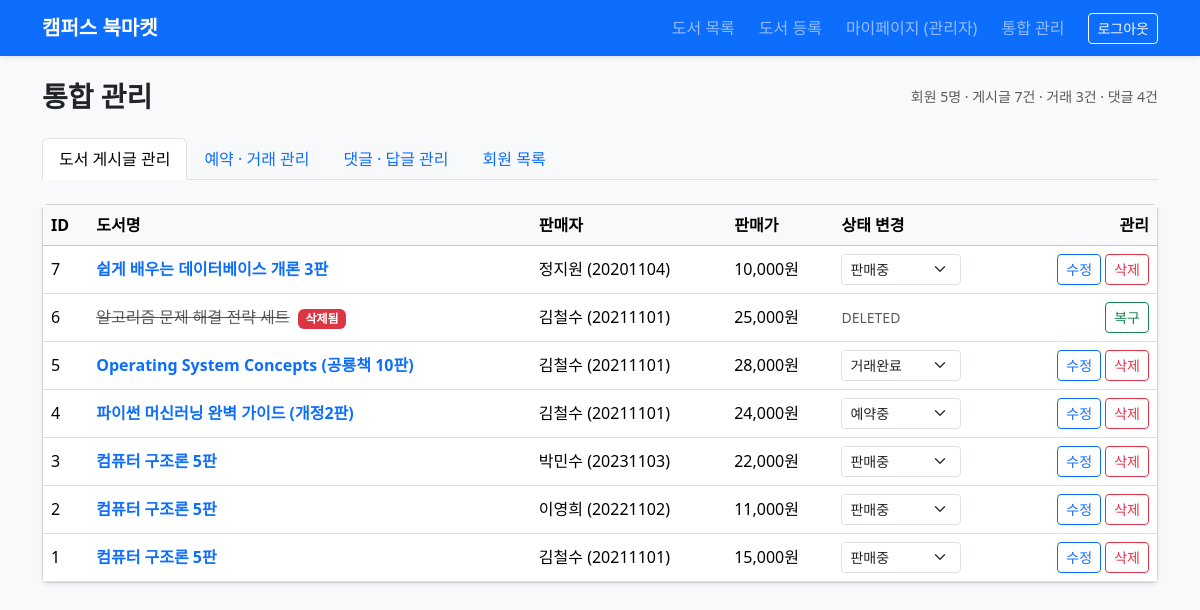
Screenshot of /admin (signed in) with the database file from the repository.
### tables this page shows
CREATE TABLE users (
    id INTEGER PRIMARY KEY AUTOINCREMENT,
    student_id TEXT NOT NULL UNIQUE,
    name TEXT NOT NULL,
    department TEXT NOT NULL DEFAULT '소프트웨어학과',
    phone TEXT NOT NULL DEFAULT '',
    password_hash TEXT NOT NULL,
    trust_score REAL NOT NULL DEFAULT 50.0,
    is_admin INTEGER NOT NULL DEFAULT 0,
    created_at TIMESTAMP DEFAULT CURRENT_TIMESTAMP
);

CREATE TABLE books (
    id INTEGER PRIMARY KEY AUTOINCREMENT,
    seller_id INTEGER NOT NULL,
    title TEXT NOT NULL,
    author TEXT NOT NULL,
    publisher TEXT NOT NULL,
    original_price INTEGER,
    selling_price INTEGER NOT NULL,
    condition_grade TEXT NOT NULL,
    ai_evaluated_result TEXT DEFAULT '',
    description TEXT NOT NULL,
    image_filename TEXT NOT NULL DEFAULT 'default_book.png',
    status TEXT NOT NULL DEFAULT 'AVAILABLE',
    created_at TIMESTAMP DEFAULT CURRENT_TIMESTAMP,
    FOREIGN KEY (seller_id) REFERENCES users(id) ON DELETE CASCADE
);

### app.py (the view)
@app.route('/admin')
def admin_dashboard():
    if not is_admin_user():
        flash('접근 권한이 없습니다.', 'danger')
        return redirect(url_for('index'))
    db = get_db()
    cursor = db.cursor()
    cursor.execute("SELECT * FROM users ORDER BY id ASC")
    all_users = cursor.fetchall()
    cursor.execute(
        """SELECT b.*, u.name AS seller_name, u.student_id AS seller_student_id
           FROM books b
           JOIN users u ON b.seller_id = u.id
           ORDER BY b.id DESC"""
    )
    all_books = cursor.fetchall()
    cursor.execute(
        """SELECT t.*, b.title AS book_title,
                  buyer.name AS buyer_name, buyer.student_id AS buyer_student_id,
                  seller.name AS seller_name, seller.student_id AS seller_student_id,
                  r.id AS review_id
           FROM trades t
           JOIN books b ON t.book_id = b.id
           JOIN users buyer ON t.buyer_id = buyer.id
           JOIN users seller ON t.seller_id = seller.id
           LEFT JOIN reviews r ON t.id = r.trade_id
           ORDER BY t.id DESC"""
    )
    all_trades = cursor.fetchall()
    cursor.execute(
        """SELECT c.*, u.name AS author_name, u.student_id AS author_student_id, b.title AS book_title
           FROM comments c
           JOIN users u ON c.user_id = u.id
           JOIN books b ON c.book_id = b.id
           ORDER BY c.id DESC"""
    )
    all_comments = cursor.fetchall()
    return render_template(
        'admin.html',
        users=all_users,
        books=all_books,
        trades=all_trades,
        comments=all_comments
    )

### app.py (called while the page is built)
def is_admin_user():
    return bool(g.user and g.user['is_admin'] == 1)

def get_db():
    if 'db' not in g:
        g.db = sqlite3.connect(app.config['DATABASE'])
        g.db.row_factory = sqlite3.Row
    return g.db

@app.before_request
def load_logged_in_user():
    user_id = session.get('user_id')
    if user_id is None:
        g.user = None
    else:
        cursor = get_db().cursor()
        cursor.execute(
            "SELECT id, student_id, name, department, phone, trust_score, is_admin FROM users WHERE id = ?",
            (user_id,)
        )
        g.user = cursor.fetchone()

### templates/admin.html (shortened to what this page needs)
{% extends 'base.html' %}
{% block content %}
<div class="d-flex justify-content-between align-items-center mb-4">
    <h3 class="fw-bold mb-0">통합 관리</h3>
    <div class="text-muted small">
        회원 {{ users|length }}명 · 게시글 {{ books|length }}건 · 거래 {{ trades|length }}건 · 댓글 {{ comments|length }}건
    </div>
</div>
<ul class="nav nav-tabs mb-4" id="adminTabs" role="tablist">
    <li class="nav-item" role="presentation">
        <button class="nav-link active" data-bs-toggle="tab" data-bs-target="#tab-books" type="button">도서 게시글 관리</button>
    </li>
    <li class="nav-item" role="presentation">
        <button class="nav-link" data-bs-toggle="tab" data-bs-target="#tab-trades" type="button">예약 · 거래 관리</button>
    </li>
    <li class="nav-item" role="presentation">
        <button class="nav-link" data-bs-toggle="tab" data-bs-target="#tab-comments" type="button">댓글 · 답글 관리</button>
    </li>
    <li class="nav-item" role="presentation">
        <button class="nav-link" data-bs-toggle="tab" data-bs-target="#tab-users" type="button">회원 목록</button>
    </li>
</ul>
<div class="tab-content">
    <div class="tab-pane fade show active" id="tab-books">
        <div class="card shadow-sm">
            <div class="table-responsive">
                <table class="table table-hover align-middle mb-0">
                    <thead class="table-light">
                        <tr>
                            <th>ID</th>
                            <th>도서명</th>
                            <th>판매자</th>
                            <th>판매가</th>
                            <th>상태 변경</th>
                            <th class="text-end">관리</th>
                        </tr>
                    </thead>
                    <tbody>
                        {% for b in books %}
                        <tr>
                            <td>{{ b.id }}</td>
                            <td>
                                {% if b.status != 'DELETED' %}
                                    <a href="{{ url_for('detail', book_id=b.id) }}" class="fw-bold text-decoration-none">{{ b.title }}</a>
                                {% else %}
                                    <span class="text-muted text-decoration-line-through">{{ b.title }}</span>
                                    <span class="badge bg-danger ms-1">삭제됨</span>
                                {% endif %}
                            </td>
                            <td>{{ b.seller_name }} ({{ b.seller_student_id }})</td>
                            <td>{{ "{:,}".format(b.selling_price) }}원</td>
                            <td>
                                {% if b.status != 'DELETED' %}
                                <select class="form-select form-select-sm admin-book-status" style="width: 120px;" data-book-id="{{ b.id }}">
                                    <option value="AVAILABLE" {% if b.status == 'AVAILABLE' %}selected{% endif %}>판매중</option>
                                    <option value="RESERVED" {% if b.status == 'RESERVED' %}selected{% endif %}>예약중</option>
                                    <option value="SOLD" {% if b.status == 'SOLD' %}selected{% endif %}>거래완료</option>
                                </select>
                                {% else %}
                                <span class="text-muted small">DELETED</span>
                                {% endif %}
                            </td>
                            <td class="text-end">
                                {% if b.status != 'DELETED' %}
                                    <a href="{{ url_for('edit_post', book_id=b.id) }}" class="btn btn-sm btn-outline-primary">수정</a>
                                    <button type="button" class="btn btn-sm btn-outline-danger btn-admin-delete-book" data-book-id="{{ b.id }}">삭제</button>
                                {% else %}
                                    <button type="button" class="btn btn-sm btn-outline-success btn-admin-restore-book" data-book-id="{{ b.id }}">복구</button>
                                {% endif %}
                            </td>
                        </tr>
                        {% endfor %}
                    </tbody>
                </table>
            </div>
        </div>
    </div>
</div>
{% endblock %}

### templates/base.html (shortened to what this page needs)
<!DOCTYPE html>
<html lang="ko">
<head>
    <link href="https://cdn.jsdelivr.net/npm/bootstrap@5.3.3/dist/css/bootstrap.min.css" rel="stylesheet">
</head>
<body class="bg-light d-flex flex-column min-vh-100">
    <nav class="navbar navbar-expand-lg navbar-dark bg-primary shadow-sm mb-4">
        <div class="container">
            <a class="navbar-brand fw-bold" href="{{ url_for('index') }}">캠퍼스 북마켓</a>
            <div class="collapse navbar-collapse" id="mainNavbar">
                <ul class="navbar-nav ms-auto align-items-lg-center gap-lg-2">
                    <li class="nav-item">
                        <a class="nav-link" href="{{ url_for('index') }}">도서 목록</a>
                    </li>
                    {% if g.user %}
                    <li class="nav-item">
                        <a class="nav-link" href="{{ url_for('register_book') }}">도서 등록</a>
                    </li>
                    <li class="nav-item">
                        <a class="nav-link" href="{{ url_for('my_profile') }}">마이페이지 ({{ g.user.name }})</a>
                    </li>
                    {% if g.user.is_admin == 1 %}
                    <li class="nav-item">
                        <a class="nav-link" href="{{ url_for('admin_dashboard') }}">통합 관리</a>
                    </li>
                    {% endif %}
                    <li class="nav-item">
                        <a class="btn btn-sm btn-outline-light ms-lg-2" href="{{ url_for('logout') }}">로그아웃</a>
                    </li>
                    {% endif %}
                </ul>
            </div>
        </div>
    </nav>
    <main class="container flex-grow-1 mb-5">
        {% block content %}{% endblock %}
    </main>
</body>
</html>

### rows the page displays
users: user.name "관리자"
books: id "7", title "쉽게 배우는 데이터베이스 개론 3판", seller_name "정지원", seller_student_id "20201104", selling_price "10,000", status+id "판매중"
books: id "6", title "알고리즘 문제 해결 전략 세트", seller_name "김철수", seller_student_id "20211101", selling_price "25,000", status "DELETED"
books: id "5", title "Operating System Concepts (공룡책 10판)", seller_name "김철수", seller_student_id "20211101", selling_price "28,000", status+id "거래완료"
books: id "4", title "파이썬 머신러닝 완벽 가이드 (개정2판)", seller_name "김철수", seller_student_id "20211101", selling_price "24,000", status+id "예약중"
books: id "3", title "컴퓨터 구조론 5판", seller_name "박민수", seller_student_id "20231103", selling_price "22,000", status+id "판매중"
books: id "2", title "컴퓨터 구조론 5판", seller_name "이영희", seller_student_id "20221102", selling_price "11,000", status+id "판매중"
books: id "1", title "컴퓨터 구조론 5판", seller_name "김철수", seller_student_id "20211101", selling_price "15,000", status+id "판매중"

### other values shown
{{ users|length }} "5"
{{ books|length }} "7"
{{ trades|length }} "3"
{{ comments|length }} "4"
